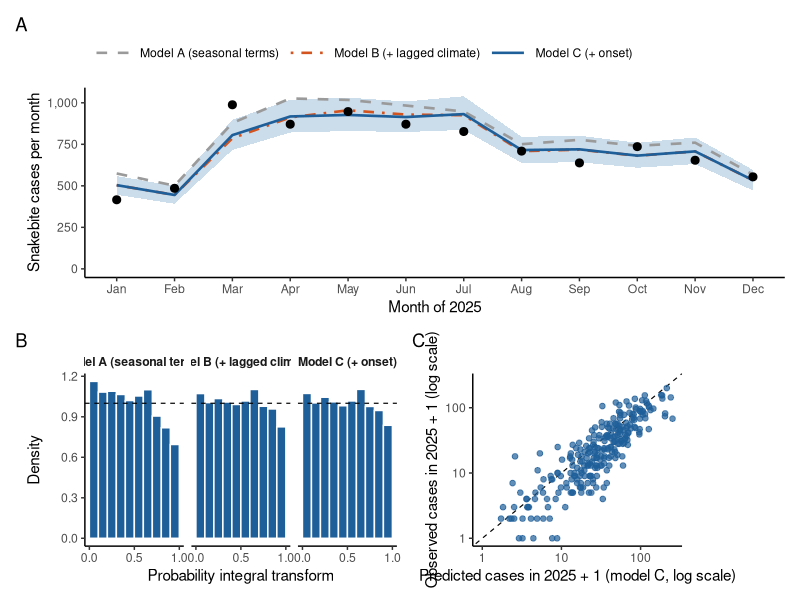
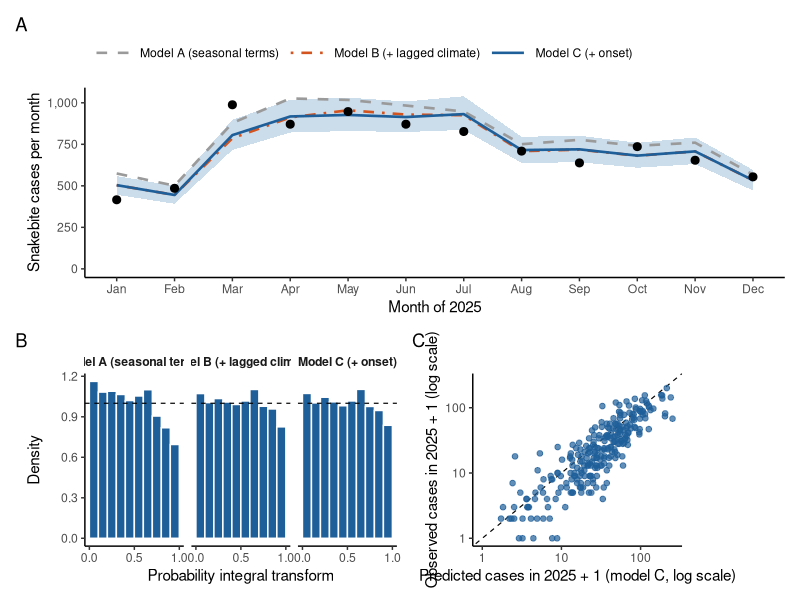

Write R code to recreate these figures, in order.
# Figure 11 (Results, section 3.10): out-of-sample prediction of 2025. Run after analysis/prediction.R.
#   (A) national monthly cases observed and predicted by models A-C, with the 90% prediction interval of model C;
#   (B) non-randomised PIT histograms; (C) district totals for 2025, observed against predicted by model C.
suppressPackageStartupMessages({ library(readr); library(dplyr); library(ggplot2); library(patchwork) })
BLUE <- "#1F5F99"; BAND <- "#A9C4DE"
MCOL <- c("Model A (seasonal terms)" = "#9A9A9A", "Model B (+ lagged climate)" = "#D4541F", "Model C (+ onset)" = BLUE)
MLT  <- c("Model A (seasonal terms)" = "dashed", "Model B (+ lagged climate)" = "dotdash", "Model C (+ onset)" = "solid")
ML <- c(A = "Model A (seasonal terms)", B = "Model B (+ lagged climate)", C = "Model C (+ onset)")
th <- theme_classic(base_size = 11) + theme(strip.background = element_blank(), strip.text = element_text(face = "bold"))
nat <- read_csv("analysis/output/prediction_national_2025.csv", show_col_types = FALSE) |> mutate(model = factor(ML[model], levels = ML))
obs <- filter(nat, model == ML[["A"]])
pA <- ggplot(nat, aes(month)) +
  geom_ribbon(data = filter(nat, model == ML[["C"]]), aes(ymin = lo, ymax = hi), fill = BAND, alpha = 0.6) +
  geom_line(aes(y = predicted, colour = model, linetype = model), linewidth = 0.9) +
  geom_point(data = obs, aes(y = observed), size = 2.4) +
  scale_colour_manual(values = MCOL, name = NULL) + scale_linetype_manual(values = MLT, name = NULL) +
  scale_x_continuous(breaks = 1:12, labels = month.abb) + scale_y_continuous(labels = scales::label_comma(), limits = c(0, NA)) +
  labs(x = "Month of 2025", y = "Snakebite cases per month", tag = "A") + th +
  theme(legend.position = "top", legend.justification = "left", legend.key.width = unit(2, "lines"))
pit <- read_csv("analysis/output/prediction_pit.csv", show_col_types = FALSE) |> mutate(model = factor(ML[model], levels = ML))
pB <- ggplot(pit, aes(xmin = lower, xmax = upper, ymin = 0, ymax = density)) + geom_rect(fill = BLUE, colour = "white") +
  geom_hline(yintercept = 1, linetype = "dashed", linewidth = 0.4) + facet_wrap(~ model, nrow = 1) +
  scale_x_continuous(breaks = c(0, 0.5, 1)) + labs(x = "Probability integral transform", y = "Density", tag = "B") + th
dist <- read_csv("analysis/output/prediction_district_2025.csv", show_col_types = FALSE) |> filter(model == "C")
lim <- range(c(dist$observed, dist$predicted) + 1)
pC <- ggplot(dist, aes(predicted + 1, observed + 1)) + geom_abline(linetype = "dashed", linewidth = 0.4) +
  geom_point(colour = BLUE, alpha = 0.7, size = 1.6) + scale_x_log10(limits = lim) + scale_y_log10(limits = lim) +
  labs(x = "Predicted cases in 2025 + 1 (model C, log scale)", y = "Observed cases in 2025 + 1 (log scale)", tag = "C") + th
p <- pA / (pB | pC + plot_layout(widths = c(2.2, 1))) + plot_layout(heights = c(1.1, 1))
ggsave("figures/Fig11.png", p, width = 10, height = 8, dpi = 300, bg = "white")
ggsave("figures/Fig11.pdf", p, width = 10, height = 8, device = cairo_pdf, bg = "white")
cat("saved figures/Fig11\n")
